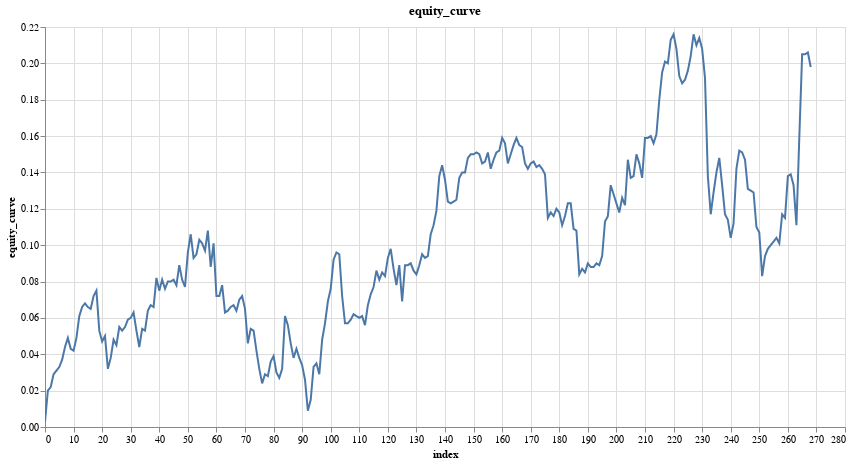

The notebook cell saved with this chart:
### Code cell
research.plot_column(model_trades, 'equity_curve')

### Figure 1 — Vega specification as saved in the notebook (floating-point values rounded to 4 significant figures; data arrays with more than 128 entries replaced by an {"elided": "..."} marker saying what was removed)
{"$schema": "https://vega.github.io/schema/vega/v5.json", "data": [{"name": "param_22_store"}, {"name": "source_0", "values": {"elided": "269 records"}}, {"name": "source_0_x_domain_index", "values": [{"min": 0, "max": 268}]}, {"name": "source_0_y_domain_equity_curve", "values": [{"min": 0.003, "max": 0.216}]}], "signals": [{"name": "unit", "value": {}, "on": [{"events": "pointermove", "update": "isTuple(group()) ? group() : unit"}]}, {"name": "param_22", "update": "vlSelectionResolve(\"param_22_store\", \"union\")"}, {"name": "param_22_index", "on": [{"events": [{"source": "view", "type": "dblclick"}], "update": "null"}, {"events": {"signal": "param_22_translate_delta"}, "update": "panLinear(param_22_translate_anchor.extent_x, -param_22_translate_delta.x / width)"}, {"events": {"signal": "param_22_zoom_delta"}, "update": "zoomLinear(domain(\"x\"), param_22_zoom_anchor.x, param_22_zoom_delta)"}]}, {"name": "param_22_equity_curve", "on": [{"events": [{"source": "view", "type": "dblclick"}], "update": "null"}, {"events": {"signal": "param_22_translate_delta"}, "update": "panLinear(param_22_translate_anchor.extent_y, param_22_translate_delta.y / height)"}, {"events": {"signal": "param_22_zoom_delta"}, "update": "zoomLinear(domain(\"y\"), param_22_zoom_anchor.y, param_22_zoom_delta)"}]}, {"name": "param_22_tuple", "on": [{"events": [{"signal": "param_22_index || param_22_equity_curve"}], "update": "param_22_index && param_22_equity_curve ? {unit: \"\", fields: param_22_tuple_fields, values: [param_22_index,param_22_equity_curve]} : null"}]}, {"name": "param_22_tuple_fields", "value": [{"field": "index", "channel": "x", "type": "R"}, {"field": "equity_curve", "channel": "y", "type": "R"}]}, {"name": "param_22_translate_anchor", "value": {}, "on": [{"events": [{"source": "scope", "type": "pointerdown"}], "update": "{x: x(unit), y: y(unit), extent_x: domain(\"x\"), extent_y: domain(\"y\")}"}]}, {"name": "param_22_translate_delta", "value": {}, "on": [{"events": [{"source": "window", "between": [{"source": "scope", "type": "pointerdown"}, {"source": "window", "type": "pointerup"}], "type": "pointermove", "consume": true}], "update": "{x: param_22_translate_anchor.x - x(unit), y: param_22_translate_anchor.y - y(unit)}"}]}, {"name": "param_22_zoom_anchor", "on": [{"events": [{"source": "scope", "type": "wheel", "consume": true}], "update": "{x: invert(\"x\", x(unit)), y: invert(\"y\", y(unit))}"}]}, {"name": "param_22_zoom_delta", "on": [{"events": [{"source": "scope", "type": "wheel", "consume": true}], "update": "pow(1.001, event.deltaY * pow(16, event.deltaMode))", "force": true}]}, {"name": "param_22_modify", "on": [{"events": {"signal": "param_22_tuple"}, "update": "modify(\"param_22_store\", param_22_tuple, true)"}]}], "marks": [{"type": "line", "name": "marks", "from": {"data": "source_0"}, "sort": {"field": "x"}, "encode": {"update": {"x": {"field": "index", "scale": "x"}, "y": {"field": "equity_curve", "scale": "y"}, "tooltip": {"signal": "{\"index\": format(datum[\"index\"], \"\"), \"equity_curve\": format(datum[\"equity_curve\"], \"\")}"}, "stroke": {"value": "#4c78a8"}, "defined": {"signal": "isValid(datum[\"index\"]) && isFinite(+datum[\"index\"]) && isValid(datum[\"equity_curve\"]) && isFinite(+datum[\"equity_curve\"])"}}}, "clip": true, "style": ["line"], "interactive": true}], "scales": [{"name": "x", "type": "linear", "domain": [{"signal": "(data(\"source_0_x_domain_index\")[0] || {}).min"}, {"signal": "(data(\"source_0_x_domain_index\")[0] || {}).max"}], "range": [0, {"signal": "width"}], "nice": true, "zero": false, "domainRaw": {"signal": "param_22[\"index\"]"}}, {"name": "y", "type": "linear", "domain": [{"signal": "(data(\"source_0_y_domain_equity_curve\")[0] || {}).min"}, {"signal": "(data(\"source_0_y_domain_equity_curve\")[0] || {}).max"}], "range": [{"signal": "height"}, 0], "domainRaw": {"signal": "param_22[\"equity_curve\"]"}, "zero": true, "nice": true}], "axes": [{"scale": "x", "gridScale": "y", "zindex": 0, "ticks": false, "labels": false, "orient": "bottom", "minExtent": 0, "grid": true, "tickCount": {"signal": "ceil(width/40)"}, "aria": false, "maxExtent": 0, "domain": false}, {"scale": "y", "grid": true, "ticks": false, "tickCount": {"signal": "ceil(height/40)"}, "minExtent": 0, "domain": false, "aria": false, "labels": false, "orient": "left", "maxExtent": 0, "gridScale": "x", "zindex": 0}, {"scale": "x", "zindex": 0, "orient": "bottom", "title": "index", "tickCount": {"signal": "ceil(width/40)"}, "grid": false, "labelOverlap": true, "labelFlush": true}, {"scale": "y", "labelOverlap": true, "title": "equity_curve", "zindex": 0, "orient": "left", "tickCount": {"signal": "ceil(height/40)"}, "grid": false}], "title": {"text": "equity_curve", "frame": "group"}, "height": 400, "width": 800, "padding": 5, "background": "white", "style": "cell"}
